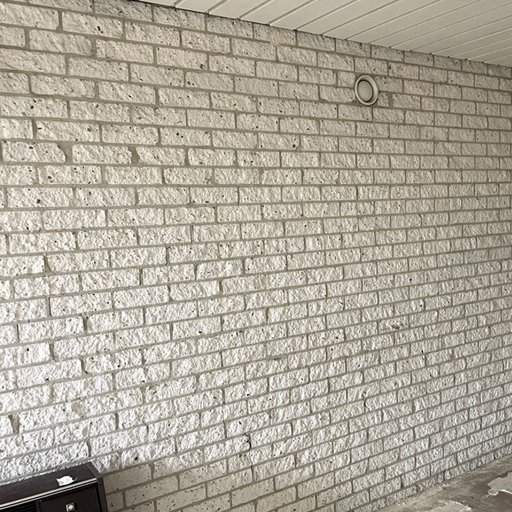
#> input picture Code/img.png, 512 x 512 px
$ python main.py
#> lines starting #> are read from the running program, lines starting #| are printed output that depends on the picture; after the words box and inside, x2 and y2 are one past the last pixel; in counts of white or black regions, pixels touching at a corner belong together; long printed decimals are rounded
### Code/UI.py
import cv2
import numpy as np
import matplotlib.pyplot as plt

def nothing(x):
    pass

# Dot initial position (center of img_tex_show)
dots_pos = []  # List to store positions of dots
dot_radius = 5
dot_color = [(255, 144, 55), (0, 255, 0), (0, 0, 255), (255, 0, 0)]  # Different colors for different dots

#光源位置 (极坐标 r, theta)
sun_pos = [0.0,0.0]

# [32 lines left out: function mouse_callback, not called in this run]

def display_images(img1, img2, img3):
    height = max(img1.shape[0], img2.shape[0], img3.shape[0])
    width = img1.shape[1] + img2.shape[1] + img3.shape[1]
    combined_image = np.zeros((height, width, 3), dtype=np.uint8)
    combined_image[:img1.shape[0], :img1.shape[1]] = img1
    combined_image[:img2.shape[0], img1.shape[1]:img1.shape[1] + img2.shape[1]] = img2
    combined_image[:img3.shape[0], img1.shape[1] + img2.shape[1]:] = img3
    # Draw the dot on the combined image
    for i, pos in enumerate(dots_pos):
        cv2.circle(combined_image, (pos[0], pos[1]), dot_radius, dot_color[i % len(dot_color)], -1)
    cv2.line(combined_image, (180,180), (int(180+sun_pos[0]*np.cos(sun_pos[1])), int(180-sun_pos[0]*np.sin(sun_pos[1]))), (128,255,255))
    cv2.circle(combined_image, (int(180+sun_pos[0]*np.cos(sun_pos[1])), int(180-sun_pos[0]*np.sin(sun_pos[1]))), 8, (128,255,255), -1)
    cv2.imshow('ECE4513-TexProcess', combined_image)

### Code/main.py
import cv2
import numpy as np
import matplotlib.pyplot as plt
import UI
import normal
import filter
import normal_LGI

cv2.namedWindow('ECE4513-TexProcess')
# Source Image
img_src = cv2.imread('./img.png')
#> img_src is the input picture: shape (512, 512, 3); mean B, G, R 154.8, 168.2, 174.3
src_x = img_src.shape[1]
#> src_x = 512
src_y = img_src.shape[0]
#> src_y = 512
src_zoom = 360.0 / src_x
#> src_zoom = 0.703
print("img info:",src_x,src_zoom,src_y) #调试信息
#| img info: 512 0.7031 512
print("Please select four points outlining the area you want to process.\nThey will be transformed into a square.\n")
print("----Press the Space Bar to Start Process----")
img_src_show = cv2.resize(img_src, (int(src_x * src_zoom), int(src_y * src_zoom)), interpolation=cv2.INTER_CUBIC)
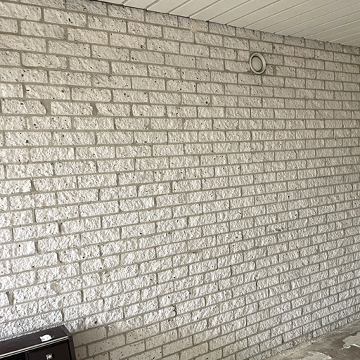
#> img_src_show: shape (360, 360, 3); mean B, G, R 154.8, 168.2, 174.3
# Texture Image
tex_x = 512
tex_y = 512
img_tex = np.zeros((tex_x,tex_y,3),np.uint8)
tex_zoom = 360.0 / tex_x
img_tex_show = cv2.resize(img_tex, (int(tex_x * tex_zoom), int(tex_y * tex_zoom)), interpolation=cv2.INTER_CUBIC)
# Normal Map
normal_x = 512
normal_y = 512
img_normal = np.zeros((normal_x,normal_y,3),np.uint8)
normal_zoom = 360.0 / normal_x
img_normal_show = cv2.resize(img_normal, (int(normal_x * normal_zoom), int(normal_y * normal_zoom)), interpolation=cv2.INTER_CUBIC)

canProcess = False

cv2.setMouseCallback('ECE4513-TexProcess', UI.mouse_callback)

# These bars are not used currently
cv2.createTrackbar('Radius','ECE4513-TexProcess',0,255,UI.nothing)
cv2.createTrackbar('L(*0.01)','ECE4513-TexProcess',0,100,UI.nothing)
cv2.createTrackbar('angle','ECE4513-TexProcess',0,359,UI.nothing)

# [44 lines left out: function processImage, not called in this run]


while True:
    if cv2.getWindowProperty('ECE4513-TexProcess', cv2.WND_PROP_VISIBLE) < 1:
        break
    if canProcess:
        processImage()
        print("Selected points:")
        for i, pos in enumerate(UI.dots_pos):
            print(f"  Point {i+1}: {pos}")  #打印点的坐标
        cv2.imwrite("output_tex.png",img_tex)
        cv2.imwrite("output_nm.png",img_normal)
        canProcess = False
    value2 = cv2.getTrackbarPos('L(*0.01)','ECE4513-TexProcess')
    value3 = cv2.getTrackbarPos('angle','ECE4513-TexProcess')
    UI.sun_pos[0]=value2
    UI.sun_pos[1]=value3* np.pi / 180
    img_tex_show = cv2.resize(img_tex, (int(tex_x * tex_zoom), int(tex_y * tex_zoom)), interpolation=cv2.INTER_CUBIC)
    img_normal_show = cv2.resize(img_normal, (int(normal_x * normal_zoom), int(normal_y * normal_zoom)), interpolation=cv2.INTER_CUBIC)
    UI.display_images(img_src_show, img_tex_show, img_normal_show)
#> in display_images, `combined_image[:img1.shape[0], :img1.shape[1]] = img1`:
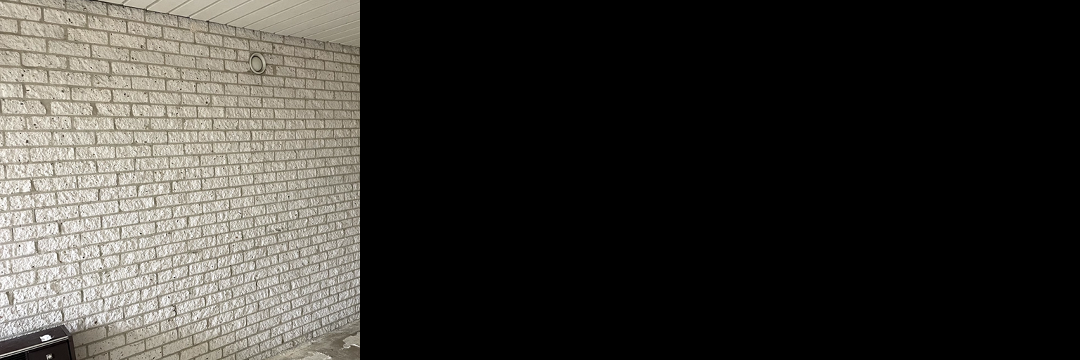
#> combined_image: shape (360, 1080, 3); mean B, G, R 51.6, 56.1, 58.1
#> in display_images, `cv2.line(combined_image, (180,180), (int(180+sun_pos[0]*np.cos(sun_pos..`: combined_image: shape (360, 1080, 3); under 0.01% of pixels changed, all inside (x1, y1, x2, y2) = (180, 180, 181, 181)
#> in display_images, `cv2.circle(combined_image, (int(180+sun_pos[0]*np.cos(sun_pos[1])), in..`:
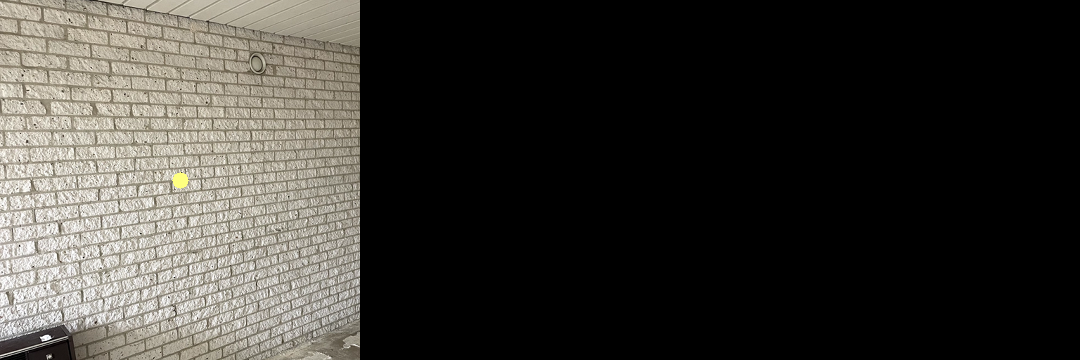
#> combined_image: shape (360, 1080, 3); mean B, G, R 51.6, 56.1, 58.1
    key = cv2.waitKey(1) & 0xFF
#> (key Esc is pressed here)
    if key == 27:  # [Esc] key
        break
    elif key == 32:
        if len(UI.dots_pos) == 4:  # [Space] key 按下，且选择了四个点
            canProcess = True
        else:
            print("Please select exactly four points on the source image.")


cv2.destroyAllWindows()

$ run again, with Code/guide.png copied over Code/img.png
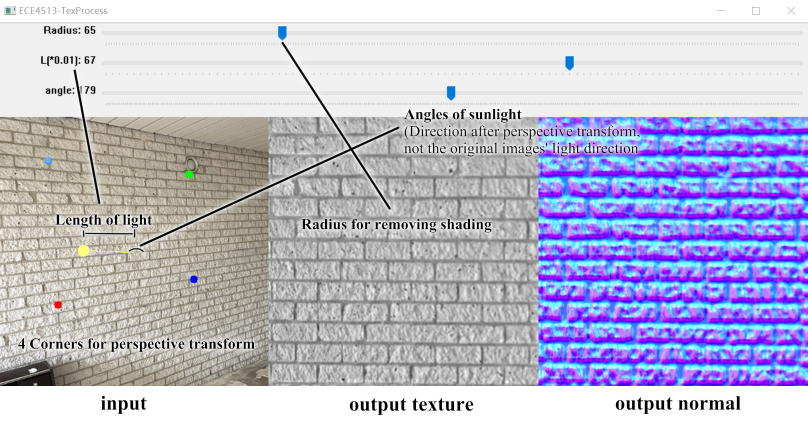
#> input picture Code/guide.png, 1615 x 850 px (shown at 1/2 size)
#> img_src is the input picture: shape (850, 1615, 3); mean B, G, R 210.5, 187, 188
#| img info: 1615 0.2229 850
#> `img_src_show = cv2.resize(img_src, (int(src_x * src_zoom), int(src_y *..`:
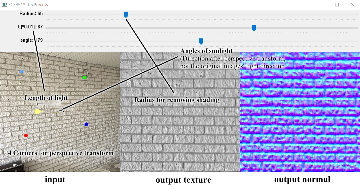
#> img_src_show: shape (189, 360, 3); mean B, G, R 210.6, 186.9, 187.9
#> in display_images, `cv2.circle(combined_image, (int(180+sun_pos[0]*np.cos(sun_pos[1])), in..`:
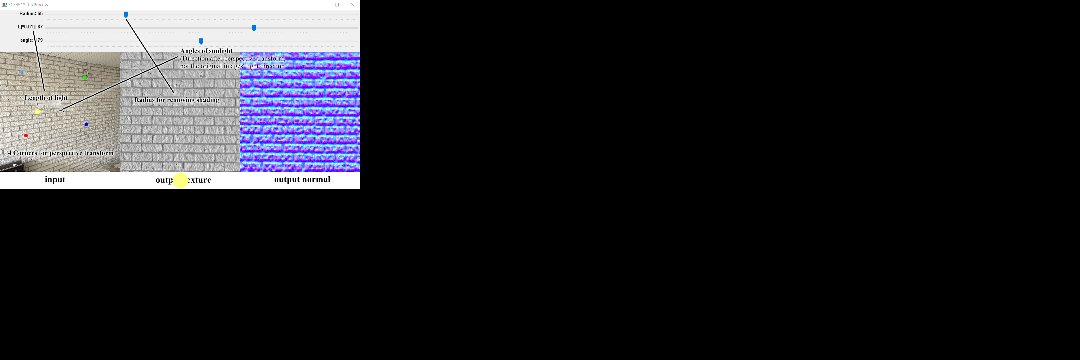
#> combined_image: shape (360, 1080, 3); mean B, G, R 36.8, 32.7, 32.9
